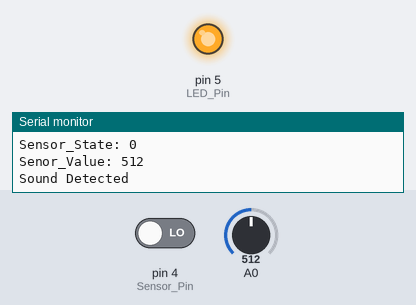
Simulated run of this sketch. Board: Arduino Uno, built with avr-gcc and run on an emulated ATmega328P. On the bench: output pins drawn as LEDs (lit = HIGH), the last lines printed to the serial monitor. The test bench sets the inputs (shaded band); at power-on: A0 = 512, pin 4 (Sensor_Pin) LOW.

Above: at 1.2 s.
1.3 s: A0 set to 835
2.8 s: A0 set to 862
At 4.0 s:
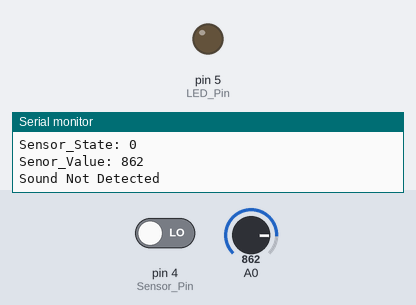
4.3 s: A0 set to 840
At 4.6 s:
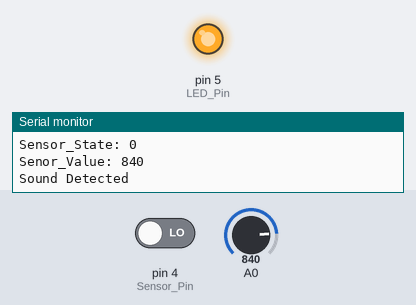
5.8 s: A0 set to 860
At 6.3 s:
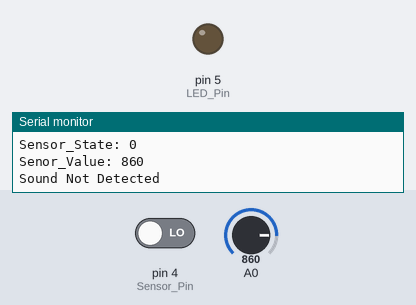
Timing chart, 0 to 8.3 s (numbered marks = the images above; inputs shaded):
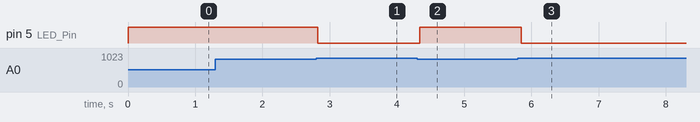

The sketch:

Sound_Sensor.ino
```cpp
/*
  Welcome to JP Learning
*/
byte Sensor_Pin = 4, LED_Pin = 5;
void setup() {
  Serial.begin(115200);
  pinMode(Sensor_Pin, INPUT);
  pinMode(LED_Pin, OUTPUT);
  Serial.println("\n\nWelcome to JP Learning\n");
}
void loop() {
  bool Sensor_State = digitalRead(Sensor_Pin);
  int Senor_Value = analogRead(A0);
  Serial.println("\nSensor_State: " + String(Sensor_State));
  Serial.println("Senor_Value: " + String(Senor_Value));

//  // When output is Digital
//  if (Sensor_State) {
//    digitalWrite(LED_Pin, HIGH);
//    Serial.println("Sound Detected");
//  } else {
//    digitalWrite(LED_Pin, LOW);
//    Serial.println("Sound Not Detected");
//  }

    // When output is Analog
    if (Senor_Value < 850) {
      digitalWrite(LED_Pin, HIGH);
      Serial.println("Sound Detected");
    } else {
      digitalWrite(LED_Pin, LOW);
      Serial.println("Sound Not Detected");
    }
  delay(100);
}
```

Measured:
- the behaviour switches between 849 and 850 on A0 (found by bisection; images 0 and 1)
- after the input at 2.8 s, pin 5 (LED_Pin): HIGH → LOW at once
- after the input at 4.3 s, pin 5 (LED_Pin): LOW → HIGH at once
- after the input at 5.8 s, pin 5 (LED_Pin): HIGH → LOW after 0.05 s
